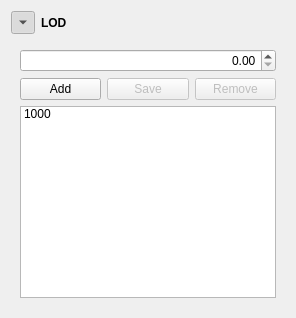
        <widget class="QWidget" name="widgetWrapLOD" native="true">
         <property name="minimumSize">
          <size>
           <width>0</width>
           <height>0</height>
          </size>
         </property>
         <layout class="QGridLayout" name="gridLayout_8">
          <item row="0" column="0">
           <widget class="QToolButton" name="buttonLOD">
            <property name="text">
             <string>...</string>
            </property>
            <property name="checkable">
             <bool>true</bool>
            </property>
            <property name="checked">
             <bool>true</bool>
            </property>
            <property name="arrowType">
             <enum>Qt::DownArrow</enum>
            </property>
           </widget>
          </item>
          <item row="0" column="1">
           <widget class="QLabel" name="labelLOD">
            <property name="font">
             <font>
              <weight>75</weight>
              <bold>true</bold>
             </font>
            </property>
            <property name="text">
             <string>LOD</string>
            </property>
           </widget>
          </item>
          <item row="1" column="0" colspan="2">
           <widget class="QWidget" name="widgetLOD" native="true">
            <property name="minimumSize">
             <size>
              <width>0</width>
              <height>0</height>
             </size>
            </property>
            <layout class="QGridLayout" name="gridLayout_9">
             <item row="2" column="0" colspan="3">
              <widget class="QListWidget" name="listIntervals">
               <item>
                <property name="text">
                 <string>1000</string>
                </property>
               </item>
              </widget>
             </item>
             <item row="0" column="0" colspan="3">
              <widget class="QDoubleSpinBox" name="spinBoxInterval">
               <property name="alignment">
                <set>Qt::AlignRight|Qt::AlignTrailing|Qt::AlignVCenter</set>
               </property>
               <property name="minimum">
                <double>0.000000000000000</double>
               </property>
               <property name="maximum">
                <double>9999.989999999999782</double>
               </property>
               <property name="value">
                <double>0.000000000000000</double>
               </property>
              </widget>
             </item>
             <item row="1" column="0">
              <widget class="QPushButton" name="pushButtonIntervalAdd">
               <property name="enabled">
                <bool>true</bool>
               </property>
               <property name="text">
                <string>Add</string>
               </property>
              </widget>
             </item>
             <item row="1" column="1">
              <widget class="QPushButton" name="pushButtonIntervalSave">
               <property name="enabled">
                <bool>false</bool>
               </property>
               <property name="text">
                <string>Save</string>
               </property>
              </widget>
             </item>
             <item row="1" column="2">
              <widget class="QPushButton" name="pushButtonIntervalRemove">
               <property name="enabled">
                <bool>false</bool>
               </property>
               <property name="text">
                <string>Remove</string>
               </property>
              </widget>
             </item>
            </layout>
           </widget>
          </item>
         </layout>
        </widget>
